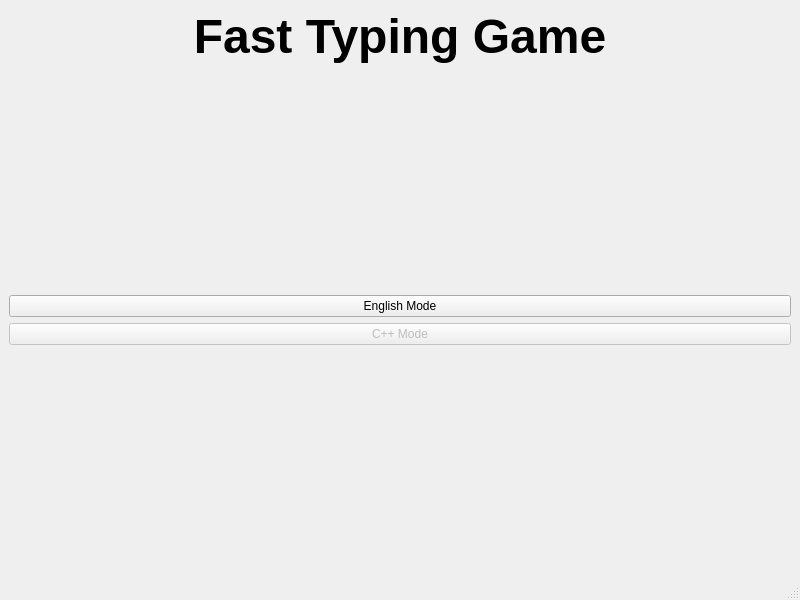
<?xml version="1.0" encoding="UTF-8"?>
<ui version="4.0">
 <class>MainWindow</class>
 <widget class="QMainWindow" name="MainWindow">
  <property name="geometry">
   <rect>
    <x>0</x>
    <y>0</y>
    <width>800</width>
    <height>600</height>
   </rect>
  </property>
  <property name="windowTitle">
   <string>MainWindow</string>
  </property>
  <widget class="QWidget" name="centralwidget">
   <layout class="QVBoxLayout" name="verticalLayout">
    <item>
     <widget class="QLabel" name="label">
      <property name="font">
       <font>
        <pointsize>36</pointsize>
        <bold>true</bold>
       </font>
      </property>
      <property name="text">
       <string>Fast Typing Game</string>
      </property>
      <property name="alignment">
       <set>Qt::AlignmentFlag::AlignCenter</set>
      </property>
     </widget>
    </item>
    <item>
     <spacer name="verticalSpacer_2">
      <property name="orientation">
       <enum>Qt::Orientation::Vertical</enum>
      </property>
      <property name="sizeHint" stdset="0">
       <size>
        <width>20</width>
        <height>178</height>
       </size>
      </property>
     </spacer>
    </item>
    <item>
     <widget class="QPushButton" name="btnEnglish">
      <property name="text">
       <string>English Mode</string>
      </property>
     </widget>
    </item>
    <item>
     <widget class="QPushButton" name="btnCpp">
      <property name="enabled">
       <bool>false</bool>
      </property>
      <property name="text">
       <string>C++ Mode</string>
      </property>
     </widget>
    </item>
    <item>
     <spacer name="verticalSpacer">
      <property name="orientation">
       <enum>Qt::Orientation::Vertical</enum>
      </property>
      <property name="sizeHint" stdset="0">
       <size>
        <width>20</width>
        <height>178</height>
       </size>
      </property>
     </spacer>
    </item>
   </layout>
  </widget>
  <widget class="QMenuBar" name="menubar">
   <property name="geometry">
    <rect>
     <x>0</x>
     <y>0</y>
     <width>800</width>
     <height>25</height>
    </rect>
   </property>
  </widget>
  <widget class="QStatusBar" name="statusbar"/>
 </widget>
 <resources/>
 <connections/>
</ui>
